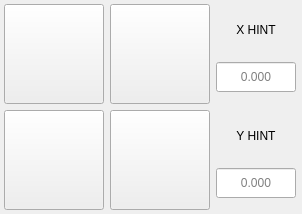
             <widget class="QWidget" name="ridge_and_valley">
              <layout class="QVBoxLayout" name="verticalLayout_40">
               <property name="spacing">
                <number>2</number>
               </property>
               <property name="leftMargin">
                <number>0</number>
               </property>
               <property name="topMargin">
                <number>0</number>
               </property>
               <property name="rightMargin">
                <number>2</number>
               </property>
               <property name="bottomMargin">
                <number>0</number>
               </property>
               <item>
                <widget class="QFrame" name="frame_ridge_valley">
                 <layout class="QVBoxLayout" name="verticalLayout_7">
                  <property name="leftMargin">
                   <number>4</number>
                  </property>
                  <property name="topMargin">
                   <number>4</number>
                  </property>
                  <property name="rightMargin">
                   <number>4</number>
                  </property>
                  <property name="bottomMargin">
                   <number>4</number>
                  </property>
                  <item>
                   <widget class="QWidget" name="widget_rvx" native="true">
                    <property name="minimumSize">
                     <size>
                      <width>0</width>
                      <height>100</height>
                     </size>
                    </property>
                    <property name="maximumSize">
                     <size>
                      <width>16777215</width>
                      <height>100</height>
                     </size>
                    </property>
                    <layout class="QHBoxLayout" name="horizontalLayout_10">
                     <property name="leftMargin">
                      <number>0</number>
                     </property>
                     <property name="topMargin">
                      <number>0</number>
                     </property>
                     <property name="rightMargin">
                      <number>0</number>
                     </property>
                     <property name="bottomMargin">
                      <number>0</number>
                     </property>
                     <item>
                      <widget class="QPushButton" name="probe_valley_x">
                       <property name="sizePolicy">
                        <sizepolicy hsizetype="Preferred" vsizetype="Preferred">
                         <horstretch>0</horstretch>
                         <verstretch>0</verstretch>
                        </sizepolicy>
                       </property>
                       <property name="minimumSize">
                        <size>
                         <width>100</width>
                         <height>100</height>
                        </size>
                       </property>
                       <property name="maximumSize">
                        <size>
                         <width>100</width>
                         <height>100</height>
                        </size>
                       </property>
                       <property name="toolTip">
                        <string>Valley X</string>
                       </property>
                       <property name="text">
                        <string/>
                       </property>
                       <property name="icon">
                        <iconset>
                         <normalon>basic_probe_icons/probe_x_valley.png</normalon>
                        </iconset>
                       </property>
                       <property name="iconSize">
                        <size>
                         <width>80</width>
                         <height>80</height>
                        </size>
                       </property>
                       <property name="probe" stdset="0">
                        <string>probe_valley_x</string>
                       </property>
                       <attribute name="buttonGroup">
                        <string notr="true">ridge_valley_buttonGroup</string>
                       </attribute>
                      </widget>
                     </item>
                     <item>
                      <widget class="QPushButton" name="probe_ridge_x">
                       <property name="sizePolicy">
                        <sizepolicy hsizetype="Preferred" vsizetype="Preferred">
                         <horstretch>0</horstretch>
                         <verstretch>0</verstretch>
                        </sizepolicy>
                       </property>
                       <property name="minimumSize">
                        <size>
                         <width>100</width>
                         <height>100</height>
                        </size>
                       </property>
                       <property name="maximumSize">
                        <size>
                         <width>100</width>
                         <height>100</height>
                        </size>
                       </property>
                       <property name="toolTip">
                        <string>Ridge X</string>
                       </property>
                       <property name="text">
                        <string/>
                       </property>
                       <property name="icon">
                        <iconset>
                         <normalon>basic_probe_icons/probe_x_ridge.png</normalon>
                        </iconset>
                       </property>
                       <property name="iconSize">
                        <size>
                         <width>80</width>
                         <height>80</height>
                        </size>
                       </property>
                       <property name="probe" stdset="0">
                        <string>probe_ridge_x</string>
                       </property>
                       <attribute name="buttonGroup">
                        <string notr="true">ridge_valley_buttonGroup</string>
                       </attribute>
                      </widget>
                     </item>
                     <item>
                      <layout class="QVBoxLayout" name="verticalLayout_8">
                       <item>
                        <widget class="QLabel" name="hint_label_2">
                         <property name="minimumSize">
                          <size>
                           <width>0</width>
                           <height>30</height>
                          </size>
                         </property>
                         <property name="maximumSize">
                          <size>
                           <width>16777215</width>
                           <height>30</height>
                          </size>
                         </property>
                         <property name="text">
                          <string>X HINT</string>
                         </property>
                         <property name="alignment">
                          <set>Qt::AlignCenter</set>
                         </property>
                        </widget>
                       </item>
                       <item>
                        <layout class="QHBoxLayout" name="horizontalLayout_12">
                         <property name="topMargin">
                          <number>0</number>
                         </property>
                         <item>
                          <widget class="QLineEdit" name="lineEdit_x_hint_rv">
                           <property name="sizePolicy">
                            <sizepolicy hsizetype="Preferred" vsizetype="Fixed">
                             <horstretch>0</horstretch>
                             <verstretch>0</verstretch>
                            </sizepolicy>
                           </property>
                           <property name="minimumSize">
                            <size>
                             <width>0</width>
                             <height>30</height>
                            </size>
                           </property>
                           <property name="maximumSize">
                            <size>
                             <width>80</width>
                             <height>30</height>
                            </size>
                           </property>
                           <property name="focusPolicy">
                            <enum>Qt::ClickFocus</enum>
                           </property>
                           <property name="styleSheet">
                            <string notr="true"/>
                           </property>
                           <property name="text">
                            <string/>
                           </property>
                           <property name="alignment">
                            <set>Qt::AlignCenter</set>
                           </property>
                           <property name="placeholderText">
                            <string>0.000</string>
                           </property>
                          </widget>
                         </item>
                        </layout>
                       </item>
                      </layout>
                     </item>
                    </layout>
                   </widget>
                  </item>
                  <item>
                   <widget class="QWidget" name="widget_rvy" native="true">
                    <property name="minimumSize">
                     <size>
                      <width>0</width>
                      <height>100</height>
                     </size>
                    </property>
                    <property name="maximumSize">
                     <size>
                      <width>16777215</width>
                      <height>100</height>
                     </size>
                    </property>
                    <layout class="QHBoxLayout" name="horizontalLayout_11">
                     <property name="leftMargin">
                      <number>0</number>
                     </property>
                     <property name="topMargin">
                      <number>0</number>
                     </property>
                     <property name="rightMargin">
                      <number>0</number>
                     </property>
                     <property name="bottomMargin">
                      <number>0</number>
                     </property>
                     <item>
                      <widget class="QPushButton" name="probe_valley_y">
                       <property name="sizePolicy">
                        <sizepolicy hsizetype="Preferred" vsizetype="Preferred">
                         <horstretch>0</horstretch>
                         <verstretch>0</verstretch>
                        </sizepolicy>
                       </property>
                       <property name="minimumSize">
                        <size>
                         <width>100</width>
                         <height>100</height>
                        </size>
                       </property>
                       <property name="maximumSize">
                        <size>
                         <width>100</width>
                         <height>100</height>
                        </size>
                       </property>
                       <property name="toolTip">
                        <string>Valley Y</string>
                       </property>
                       <property name="text">
                        <string/>
                       </property>
                       <property name="icon">
                        <iconset>
                         <normalon>basic_probe_icons/probe_y_valley.png</normalon>
                        </iconset>
                       </property>
                       <property name="iconSize">
                        <size>
                         <width>80</width>
                         <height>80</height>
                        </size>
                       </property>
                       <property name="probe" stdset="0">
                        <string>probe_valley_y</string>
                       </property>
                       <attribute name="buttonGroup">
                        <string notr="true">ridge_valley_buttonGroup</string>
                       </attribute>
                      </widget>
                     </item>
                     <item>
                      <widget class="QPushButton" name="probe_ridge_y">
                       <property name="sizePolicy">
                        <sizepolicy hsizetype="Preferred" vsizetype="Preferred">
                         <horstretch>0</horstretch>
                         <verstretch>0</verstretch>
                        </sizepolicy>
                       </property>
                       <property name="minimumSize">
                        <size>
                         <width>100</width>
                         <height>100</height>
                        </size>
                       </property>
                       <property name="maximumSize">
                        <size>
                         <width>100</width>
                         <height>100</height>
                        </size>
                       </property>
                       <property name="toolTip">
                        <string>Ridge Y</string>
                       </property>
                       <property name="text">
                        <string/>
                       </property>
                       <property name="icon">
                        <iconset>
                         <normalon>basic_probe_icons/probe_y_ridge.png</normalon>
                        </iconset>
                       </property>
                       <property name="iconSize">
                        <size>
                         <width>80</width>
                         <height>80</height>
                        </size>
                       </property>
                       <property name="probe" stdset="0">
                        <string>probe_ridge_y</string>
                       </property>
                       <attribute name="buttonGroup">
                        <string notr="true">ridge_valley_buttonGroup</string>
                       </attribute>
                      </widget>
                     </item>
                     <item>
                      <layout class="QVBoxLayout" name="verticalLayout_9">
                       <item>
                        <widget class="QLabel" name="label_75">
                         <property name="sizePolicy">
                          <sizepolicy hsizetype="Preferred" vsizetype="Fixed">
                           <horstretch>0</horstretch>
                           <verstretch>0</verstretch>
                          </sizepolicy>
                         </property>
                         <property name="minimumSize">
                          <size>
                           <width>0</width>
                           <height>30</height>
                          </size>
                         </property>
                         <property name="maximumSize">
                          <size>
                           <width>16777215</width>
                           <height>30</height>
                          </size>
                         </property>
                         <property name="text">
                          <string>Y HINT</string>
                         </property>
                         <property name="alignment">
                          <set>Qt::AlignCenter</set>
                         </property>
                         <property name="indent">
                          <number>0</number>
                         </property>
                        </widget>
                       </item>
                       <item>
                        <layout class="QHBoxLayout" name="horizontalLayout_13">
                         <property name="topMargin">
                          <number>0</number>
                         </property>
                         <item>
                          <widget class="QLineEdit" name="lineEdit_y_hint_rv">
                           <property name="sizePolicy">
                            <sizepolicy hsizetype="Preferred" vsizetype="Fixed">
                             <horstretch>0</horstretch>
                             <verstretch>0</verstretch>
                            </sizepolicy>
                           </property>
                           <property name="minimumSize">
                            <size>
                             <width>0</width>
                             <height>30</height>
                            </size>
                           </property>
                           <property name="maximumSize">
                            <size>
                             <width>80</width>
                             <height>30</height>
                            </size>
                           </property>
                           <property name="focusPolicy">
                            <enum>Qt::ClickFocus</enum>
                           </property>
                           <property name="styleSheet">
                            <string notr="true"/>
                           </property>
                           <property name="text">
                            <string/>
                           </property>
                           <property name="alignment">
                            <set>Qt::AlignCenter</set>
                           </property>
                           <property name="placeholderText">
                            <string>0.000</string>
                           </property>
                           <property name="clearButtonEnabled">
                            <bool>false</bool>
                           </property>
                          </widget>
                         </item>
                        </layout>
                       </item>
                      </layout>
                     </item>
                    </layout>
                   </widget>
                  </item>
                 </layout>
                </widget>
               </item>
              </layout>
             </widget>
